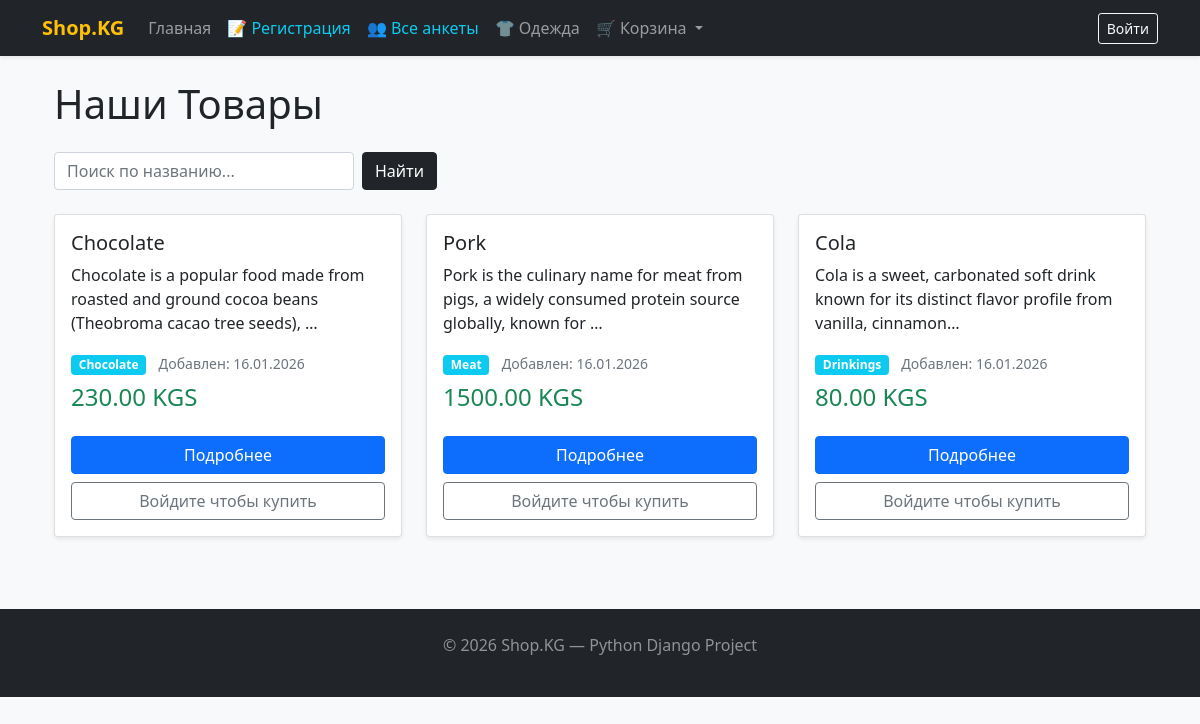
The page / on the database its author committed.
### products/models.py (models this page shows, shortened)
class Product(models.Model):
    product_name = models.CharField(max_length=150)
    image = models.ImageField(upload_to='products/')
    description = models.TextField()
    price = models.DecimalField(max_digits=10, decimal_places=2, default=0)  # ADD THIS LINE
    TYPE_PRODUCTS = (
        ("Meat", "Meat"),
        ("Bread", "Bread"),
        ("Drinkings", "Drinkings"),
        ("Oil", "Oil"),
        ("Chocolate", "Chocolate")
    )
    type_blog = models.CharField(max_length=150, choices=TYPE_PRODUCTS, default="Meat")
    created_at = models.DateTimeField(auto_now_add=True)

### products/views.py (the view)
# urls.py: path('', views.ProductListView.as_view(), name='home'),
class ProductListView(ListView):
    model = Product
    template_name = 'product/products_list.html'
    context_object_name = 'products'
    def get_queryset(self):
        query = self.request.GET.get('s')
        if query:
            return Product.objects.filter(product_name__icontains=query)
        return Product.objects.all()

### templates/product/products_list.html (shortened to what this page needs)
{% extends 'base.html' %}
{% block content %}
<div class="container mt-4">
    <h1 class="mb-4">Наши Товары</h1>
    <div class="row mb-4">
        <div class="col-12">
            <form method="GET" action="{% url 'search' %}" class="d-flex gap-2">
                <input
                    type="text"
                    name="s"
                    class="form-control"
                    placeholder="Поиск по названию..."
                    style="max-width: 300px;"
                    value="{{ request.GET.s|default:'' }}"
                >
                <button type="submit" class="btn btn-dark">Найти</button>
            </form>
        </div>
    </div>
    <div class="row">
        {% for product in products %}
        <div class="col-md-4 mb-4">
            <div class="card h-100 shadow-sm">
                <div class="card-body d-flex flex-column">
                    <h5 class="card-title">{{ product.product_name }}</h5>
                    <p class="card-text">{{ product.description|truncatechars:100 }}</p>
                    <div class="mb-2">
                        <span class="badge bg-info">{{ product.get_type_blog_display }}</span>
                        <small class="text-muted ms-2">Добавлен: {{ product.created_at|date:"d.m.Y" }}</small>
                    </div>
                    <div class="mt-auto">
                        <div class="d-flex justify-content-between align-items-center mb-3">
                            <h4 class="text-success">{{ product.price }} KGS</h4>
                        </div>
                        <div class="d-grid gap-2">
                            <a href="/product/{{ product.id }}/" class="btn btn-primary">
                                Подробнее
                            </a>
                            {% if request.user.is_authenticated %}
                            <form method="post" action="/basket/add/{{ product.id }}/">
                                {% csrf_token %}
                                <button type="submit" class="btn btn-success w-100">
                                    🛒 Добавить в корзину
                                </button>
                            </form>
                            {% else %}
                            <a href="/users/login/?next={{ request.path }}" class="btn btn-outline-secondary">
                                Войдите чтобы купить
                            </a>
                            {% endif %}
                        </div>
                    </div>
                </div>
            </div>
        </div>
        {% empty %}
        <div class="col-12 text-center mt-5">
            <h3>По вашему запросу «{{ request.GET.s }}» ничего не найдено.</h3>
            <a href="{% url 'search' %}" class="btn btn-link">Вернуться к списку товаров</a>
        </div>
        {% endfor %}
    </div>
</div>
{% endblock %}

### rows shown on the page
Product: product_name "Chocolate", description "Chocolate is a popular food made from roasted and ground cocoa beans (Theobroma cacao tree seeds), …", type_blog "Chocolate", created_at "16.01.2026", price "230.00"
Product: product_name "Pork", description "Pork is the culinary name for meat from pigs, a widely consumed protein source globally, known for …", type_blog "Meat", created_at "16.01.2026", price "1500.00"
Product: product_name "Cola", description "Cola is a sweet, carbonated soft drink known for its distinct flavor profile from vanilla, cinnamon…", type_blog "Drinkings", created_at "16.01.2026", price "80.00"
